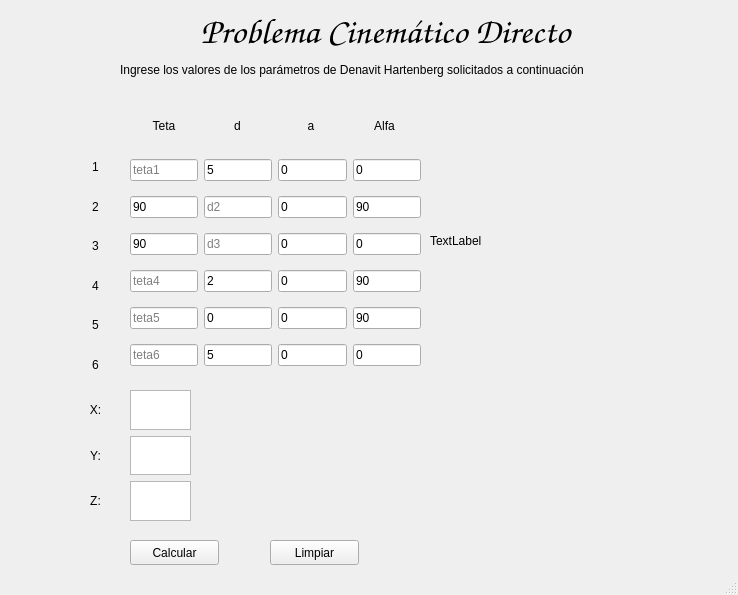
<?xml version="1.0" encoding="UTF-8"?>
<ui version="4.0">
 <class>MainWindow</class>
 <widget class="QMainWindow" name="MainWindow">
  <property name="geometry">
   <rect>
    <x>0</x>
    <y>0</y>
    <width>738</width>
    <height>595</height>
   </rect>
  </property>
  <property name="windowTitle">
   <string>MainWindow</string>
  </property>
  <widget class="QWidget" name="centralwidget">
   <widget class="QWidget" name="gridLayoutWidget">
    <property name="geometry">
     <rect>
      <x>60</x>
      <y>150</y>
      <width>71</width>
      <height>231</height>
     </rect>
    </property>
    <layout class="QGridLayout" name="gridLayout">
     <item row="3" column="0">
      <widget class="QLabel" name="label_4">
       <property name="text">
        <string>4</string>
       </property>
       <property name="alignment">
        <set>Qt::AlignCenter</set>
       </property>
      </widget>
     </item>
     <item row="2" column="0">
      <widget class="QLabel" name="label_3">
       <property name="text">
        <string>3</string>
       </property>
       <property name="alignment">
        <set>Qt::AlignCenter</set>
       </property>
      </widget>
     </item>
     <item row="5" column="0">
      <widget class="QLabel" name="label_6">
       <property name="text">
        <string>6</string>
       </property>
       <property name="alignment">
        <set>Qt::AlignCenter</set>
       </property>
      </widget>
     </item>
     <item row="0" column="0">
      <widget class="QLabel" name="label">
       <property name="text">
        <string>1</string>
       </property>
       <property name="alignment">
        <set>Qt::AlignCenter</set>
       </property>
      </widget>
     </item>
     <item row="1" column="0">
      <widget class="QLabel" name="label_2">
       <property name="text">
        <string>2</string>
       </property>
       <property name="alignment">
        <set>Qt::AlignCenter</set>
       </property>
      </widget>
     </item>
     <item row="4" column="0">
      <widget class="QLabel" name="label_5">
       <property name="text">
        <string>5</string>
       </property>
       <property name="alignment">
        <set>Qt::AlignCenter</set>
       </property>
      </widget>
     </item>
    </layout>
   </widget>
   <widget class="QWidget" name="gridLayoutWidget_2">
    <property name="geometry">
     <rect>
      <x>130</x>
      <y>100</y>
      <width>288</width>
      <height>51</height>
     </rect>
    </property>
    <layout class="QGridLayout" name="gridLayout_2">
     <item row="0" column="1">
      <widget class="QLabel" name="label_8">
       <property name="text">
        <string>d</string>
       </property>
       <property name="alignment">
        <set>Qt::AlignCenter</set>
       </property>
      </widget>
     </item>
     <item row="0" column="0">
      <widget class="QLabel" name="label_7">
       <property name="text">
        <string>Teta</string>
       </property>
       <property name="alignment">
        <set>Qt::AlignCenter</set>
       </property>
      </widget>
     </item>
     <item row="0" column="2">
      <widget class="QLabel" name="label_9">
       <property name="text">
        <string>a</string>
       </property>
       <property name="alignment">
        <set>Qt::AlignCenter</set>
       </property>
      </widget>
     </item>
     <item row="0" column="3">
      <widget class="QLabel" name="label_10">
       <property name="text">
        <string>Alfa</string>
       </property>
       <property name="alignment">
        <set>Qt::AlignCenter</set>
       </property>
      </widget>
     </item>
    </layout>
   </widget>
   <widget class="QWidget" name="gridLayoutWidget_4">
    <property name="geometry">
     <rect>
      <x>60</x>
      <y>390</y>
      <width>71</width>
      <height>131</height>
     </rect>
    </property>
    <layout class="QGridLayout" name="gridLayout_4">
     <item row="1" column="0">
      <widget class="QLabel" name="label_12">
       <property name="text">
        <string>Y:</string>
       </property>
       <property name="alignment">
        <set>Qt::AlignCenter</set>
       </property>
      </widget>
     </item>
     <item row="0" column="0">
      <widget class="QLabel" name="label_11">
       <property name="text">
        <string>X:</string>
       </property>
       <property name="alignment">
        <set>Qt::AlignCenter</set>
       </property>
      </widget>
     </item>
     <item row="2" column="0">
      <widget class="QLabel" name="label_13">
       <property name="text">
        <string>Z:</string>
       </property>
       <property name="alignment">
        <set>Qt::AlignCenter</set>
       </property>
      </widget>
     </item>
    </layout>
   </widget>
   <widget class="QLabel" name="label_14">
    <property name="geometry">
     <rect>
      <x>160</x>
      <y>10</y>
      <width>451</width>
      <height>41</height>
     </rect>
    </property>
    <property name="font">
     <font>
      <family>Z003</family>
      <pointsize>27</pointsize>
      <italic>true</italic>
     </font>
    </property>
    <property name="text">
     <string>Problema Cinemático Directo</string>
    </property>
    <property name="alignment">
     <set>Qt::AlignCenter</set>
    </property>
   </widget>
   <widget class="QPushButton" name="boton">
    <property name="geometry">
     <rect>
      <x>130</x>
      <y>540</y>
      <width>89</width>
      <height>25</height>
     </rect>
    </property>
    <property name="text">
     <string>Calcular</string>
    </property>
   </widget>
   <widget class="QPushButton" name="limpiar">
    <property name="geometry">
     <rect>
      <x>270</x>
      <y>540</y>
      <width>89</width>
      <height>25</height>
     </rect>
    </property>
    <property name="text">
     <string>Limpiar</string>
    </property>
   </widget>
   <widget class="QWidget" name="gridLayoutWidget_5">
    <property name="geometry">
     <rect>
      <x>130</x>
      <y>390</y>
      <width>61</width>
      <height>131</height>
     </rect>
    </property>
    <layout class="QGridLayout" name="gridLayout_5">
     <item row="3" column="0">
      <widget class="QTextEdit" name="textEdit_2"/>
     </item>
     <item row="1" column="0">
      <widget class="QTextEdit" name="textEdit"/>
     </item>
     <item row="2" column="0">
      <widget class="QTextEdit" name="textEdit_3"/>
     </item>
    </layout>
   </widget>
   <widget class="QWidget" name="gridLayoutWidget_3">
    <property name="geometry">
     <rect>
      <x>130</x>
      <y>150</y>
      <width>291</width>
      <height>231</height>
     </rect>
    </property>
    <layout class="QGridLayout" name="gridLayout_3">
     <item row="4" column="0">
      <widget class="QLineEdit" name="teta5">
       <property name="placeholderText">
        <string>teta5</string>
       </property>
      </widget>
     </item>
     <item row="0" column="1">
      <widget class="QLineEdit" name="d1">
       <property name="text">
        <string>5</string>
       </property>
       <property name="placeholderText">
        <string>lo</string>
       </property>
      </widget>
     </item>
     <item row="2" column="0">
      <widget class="QLineEdit" name="teta3">
       <property name="text">
        <string>90</string>
       </property>
      </widget>
     </item>
     <item row="2" column="1">
      <widget class="QLineEdit" name="d3">
       <property name="placeholderText">
        <string>d3</string>
       </property>
      </widget>
     </item>
     <item row="0" column="0">
      <widget class="QLineEdit" name="teta1">
       <property name="autoFillBackground">
        <bool>false</bool>
       </property>
       <property name="text">
        <string/>
       </property>
       <property name="placeholderText">
        <string>teta1</string>
       </property>
      </widget>
     </item>
     <item row="1" column="1">
      <widget class="QLineEdit" name="d2">
       <property name="text">
        <string/>
       </property>
       <property name="placeholderText">
        <string>d2</string>
       </property>
      </widget>
     </item>
     <item row="1" column="3">
      <widget class="QLineEdit" name="alfa2">
       <property name="text">
        <string>90</string>
       </property>
      </widget>
     </item>
     <item row="0" column="3">
      <widget class="QLineEdit" name="alfa1">
       <property name="text">
        <string>0</string>
       </property>
      </widget>
     </item>
     <item row="4" column="1">
      <widget class="QLineEdit" name="d5">
       <property name="text">
        <string>0</string>
       </property>
      </widget>
     </item>
     <item row="4" column="2">
      <widget class="QLineEdit" name="a5">
       <property name="text">
        <string>0</string>
       </property>
      </widget>
     </item>
     <item row="3" column="0">
      <widget class="QLineEdit" name="teta4">
       <property name="placeholderText">
        <string>teta4</string>
       </property>
      </widget>
     </item>
     <item row="1" column="0">
      <widget class="QLineEdit" name="teta2">
       <property name="text">
        <string>90</string>
       </property>
       <property name="readOnly">
        <bool>false</bool>
       </property>
      </widget>
     </item>
     <item row="2" column="3">
      <widget class="QLineEdit" name="alfa3">
       <property name="text">
        <string>0</string>
       </property>
      </widget>
     </item>
     <item row="3" column="3">
      <widget class="QLineEdit" name="alfa4">
       <property name="text">
        <string>90</string>
       </property>
      </widget>
     </item>
     <item row="0" column="2">
      <widget class="QLineEdit" name="a1">
       <property name="text">
        <string>0</string>
       </property>
      </widget>
     </item>
     <item row="3" column="2">
      <widget class="QLineEdit" name="a4">
       <property name="text">
        <string>0</string>
       </property>
      </widget>
     </item>
     <item row="3" column="1">
      <widget class="QLineEdit" name="d4">
       <property name="text">
        <string>2</string>
       </property>
       <property name="placeholderText">
        <string>d4</string>
       </property>
      </widget>
     </item>
     <item row="4" column="3">
      <widget class="QLineEdit" name="alfa5">
       <property name="text">
        <string>90</string>
       </property>
      </widget>
     </item>
     <item row="2" column="2">
      <widget class="QLineEdit" name="a3">
       <property name="text">
        <string>0</string>
       </property>
      </widget>
     </item>
     <item row="1" column="2">
      <widget class="QLineEdit" name="a2">
       <property name="text">
        <string>0</string>
       </property>
      </widget>
     </item>
     <item row="5" column="0">
      <widget class="QLineEdit" name="teta6">
       <property name="placeholderText">
        <string>teta6</string>
       </property>
      </widget>
     </item>
     <item row="5" column="1">
      <widget class="QLineEdit" name="d6">
       <property name="text">
        <string>5</string>
       </property>
       <property name="placeholderText">
        <string>l6</string>
       </property>
      </widget>
     </item>
     <item row="5" column="2">
      <widget class="QLineEdit" name="a6">
       <property name="text">
        <string>0</string>
       </property>
      </widget>
     </item>
     <item row="5" column="3">
      <widget class="QLineEdit" name="alfa6">
       <property name="text">
        <string>0</string>
       </property>
      </widget>
     </item>
    </layout>
   </widget>
   <widget class="QLabel" name="label_15">
    <property name="geometry">
     <rect>
      <x>120</x>
      <y>60</y>
      <width>591</width>
      <height>20</height>
     </rect>
    </property>
    <property name="text">
     <string>Ingrese los valores de los parámetros de Denavit Hartenberg solicitados a continuación</string>
    </property>
   </widget>
   <widget class="QLabel" name="img">
    <property name="geometry">
     <rect>
      <x>430</x>
      <y>100</y>
      <width>271</width>
      <height>281</height>
     </rect>
    </property>
    <property name="styleSheet">
     <string notr="true">border-image: url(robot.jpeg) 0 0 0 0 stretch stretch;
</string>
    </property>
    <property name="text">
     <string>TextLabel</string>
    </property>
   </widget>
  </widget>
  <widget class="QStatusBar" name="statusbar"/>
 </widget>
 <tabstops>
  <tabstop>teta1</tabstop>
  <tabstop>d1</tabstop>
  <tabstop>a1</tabstop>
  <tabstop>alfa1</tabstop>
  <tabstop>teta2</tabstop>
  <tabstop>d2</tabstop>
  <tabstop>a2</tabstop>
  <tabstop>alfa2</tabstop>
  <tabstop>teta3</tabstop>
  <tabstop>d3</tabstop>
  <tabstop>a3</tabstop>
  <tabstop>alfa3</tabstop>
  <tabstop>teta4</tabstop>
  <tabstop>d4</tabstop>
  <tabstop>a4</tabstop>
  <tabstop>alfa4</tabstop>
  <tabstop>teta5</tabstop>
  <tabstop>d5</tabstop>
  <tabstop>a5</tabstop>
  <tabstop>alfa5</tabstop>
  <tabstop>teta6</tabstop>
  <tabstop>d6</tabstop>
  <tabstop>a6</tabstop>
  <tabstop>alfa6</tabstop>
  <tabstop>textEdit</tabstop>
  <tabstop>textEdit_3</tabstop>
  <tabstop>textEdit_2</tabstop>
  <tabstop>boton</tabstop>
  <tabstop>limpiar</tabstop>
 </tabstops>
 <resources/>
 <connections/>
</ui>
